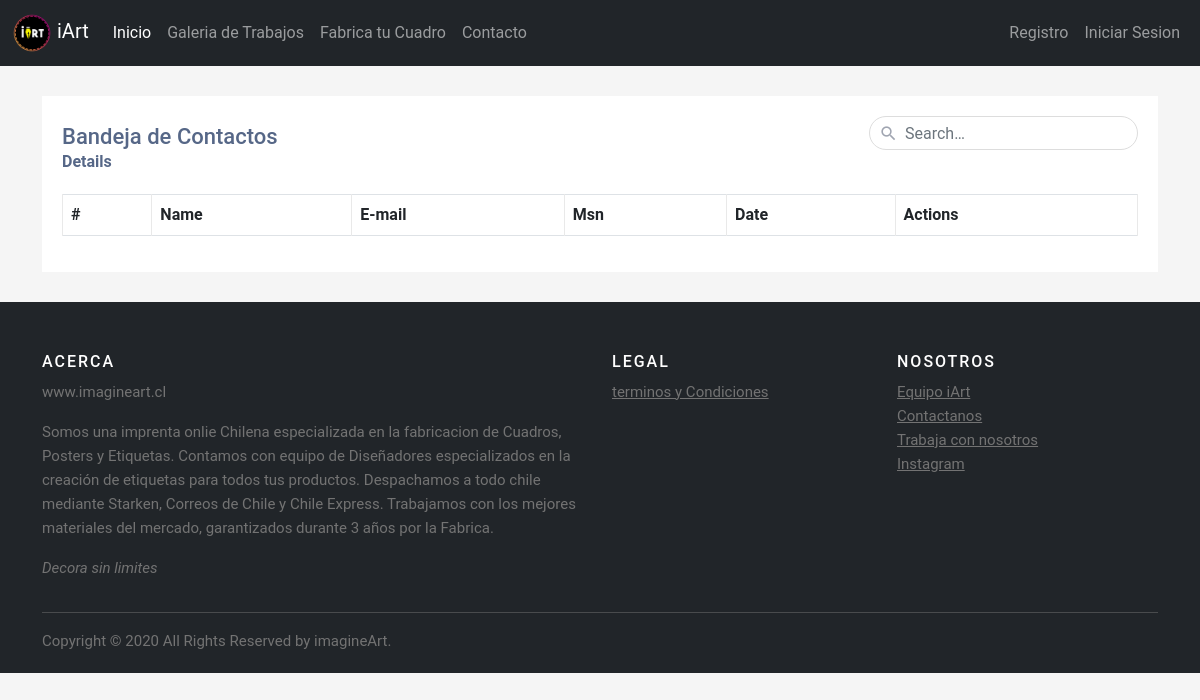
/contactcrud/, run on an earlier commit of the app's database.
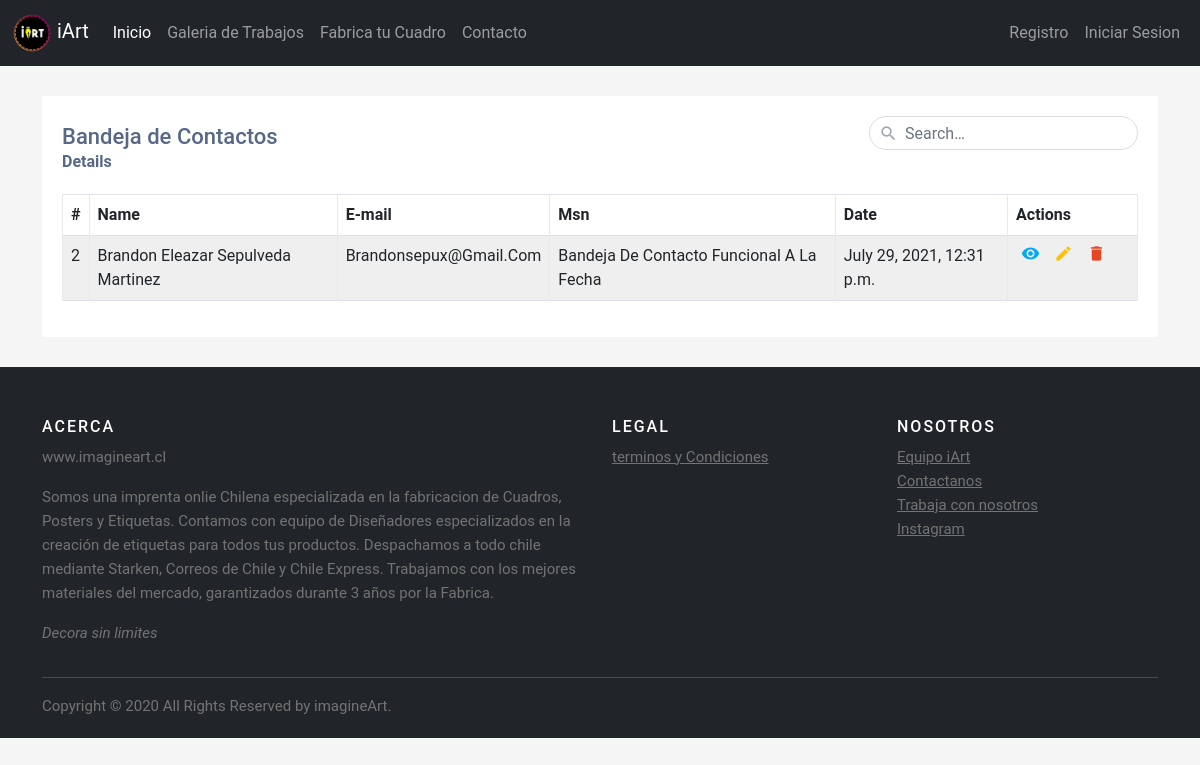
And on a later commit of the database.
### core/models.py (models this page shows, shortened)
class usercontact(models.Model):
    nameContact = models.CharField( max_length=50)
    email = models.CharField( max_length=50)
    msn = models.TextField( max_length=400)
    created_date = models.DateTimeField(default=timezone.now)

### core/views.py (the view)
# urls.py: path('contactcrud/', views.contactcrud, name= 'contactcrud'), #CONTACT CRUD
def contactcrud(request): #CONTACT CRUD
    contacts = usercontact.objects.all()
    data = {
        'entity' : contacts
    }
    return render(request, 'web/contactcrud.html', data)

### core/carprocess.py (called while the page is built)
def total_carrito(request):
    total = 0
    if request.user.is_authenticated:
        if "carrito" in request.session:
            for key, value in request.session["carrito"].items():
                total += int(value["acumulado"])
    return {"total_carrito" : total}

### core/templates/web/contactcrud.html (shortened to what this page needs)
{% extends 'web/base.html' %}
{% load static %}
{% block contenido %}
    {% block css %}
        <link rel="stylesheet" href="{% static 'app/css/style.css' %}">
        <link rel="stylesheet" href="{% static 'app/css/crud.css' %}">
    {% endblock css %}
    <div class="container-xl">
        <div class="table-responsive">
            <div class="table-wrapper">
                <div class="table-title">
                    <div class="row">
                        <div class="col-sm-8"><h2>Bandeja de Contactos </h2><b>Details</b></div>
                        <div class="col-sm-4">
                            <div class="search-box">
                                <i class="material-icons">&#xE8B6;</i>
                                <input type="text" class="form-control" placeholder="Search&hellip;">
                            </div>
                        </div>
                    </div>
                </div>
                <table class="table table-striped table-hover table-bordered">
                    <thead>
                        <tr>
                            <th>#</th>
                            <th>Name</th>
                            <th>E-mail</th>
                            <th>Msn</th>
                            <th>Date</th>
                            <th>Actions</th>
                        </tr>
                    </thead>
                    <tbody>
                        {% for p in entity %}
                            <tr>
                                <td>{{p.id | title}}</td>
                                <td>{{p.nameContact | title}}</td>
                                <td>{{p.email | title}}</td>
                                <td>{{p.msn | title}}</td>
                                <td>{{p.created_date}}</td>
                                <td>
                                    <a href="#" class="view" title="View" data-toggle="tooltip"><i class="material-icons">&#xE417;</i></a>
                                    <a href="{% url 'editContact' p.id%}" class="edit" title="Edit" data-toggle="tooltip"><i class="material-icons">&#xE254;</i></a>
                                    <a href="{% url 'deleteContact' p.id%}" class="delete" title="Delete" data-toggle="tooltip"><i class="material-icons">&#xE872;</i></a>
                                </td>
                            </tr>
                        {% endfor %}
                    </tbody>
                </table>
            </div>
        </div>
    </div>
{% endblock contenido %}

What changed in the data, as far as the page shows it:
added usercontact: id "2", nameContact "Brandon Eleazar Sepulveda Martinez", email "Brandonsepux@Gmail.Com", msn "Bandeja De Contacto Funcional A La Fecha", created_date "July 29, 2021, 12:31 p.m."
